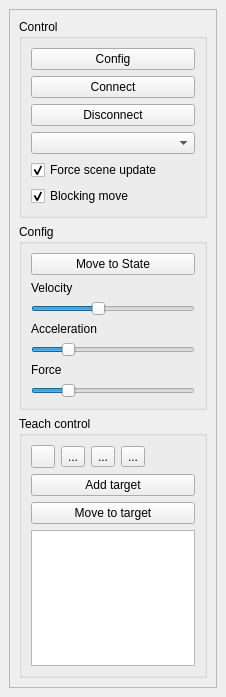
<ui version="4.0" >
 <class>SDHPlugin</class>
 <widget class="QDockWidget" name="SDHPlugin" >
  <property name="geometry" >
   <rect>
    <x>0</x>
    <y>0</y>
    <width>226</width>
    <height>697</height>
   </rect>
  </property>
  <property name="autoFillBackground" >
   <bool>false</bool>
  </property>
  <property name="windowTitle" >
   <string>RW SDH</string>
  </property>
  <widget class="QWidget" name="dockWidgetContents" >
   <layout class="QVBoxLayout" name="verticalLayout" >
    <item>
     <widget class="QScrollArea" name="scrollArea" >
      <property name="frameShape" >
       <enum>QFrame::StyledPanel</enum>
      </property>
      <property name="lineWidth" >
       <number>1</number>
      </property>
      <property name="widgetResizable" >
       <bool>true</bool>
      </property>
      <widget class="QWidget" name="scrollAreaWidgetContents" >
       <property name="geometry" >
        <rect>
         <x>0</x>
         <y>0</y>
         <width>204</width>
         <height>655</height>
        </rect>
       </property>
       <layout class="QVBoxLayout" name="verticalLayout_4" >
        <item>
         <widget class="QGroupBox" name="groupBox" >
          <property name="maximumSize" >
           <size>
            <width>16777215</width>
            <height>200</height>
           </size>
          </property>
          <property name="title" >
           <string>Control</string>
          </property>
          <property name="flat" >
           <bool>false</bool>
          </property>
          <property name="checkable" >
           <bool>false</bool>
          </property>
          <property name="checked" >
           <bool>false</bool>
          </property>
          <layout class="QVBoxLayout" name="verticalLayout_2" >
           <property name="leftMargin" >
            <number>9</number>
           </property>
           <item>
            <widget class="QPushButton" name="_configBtn" >
             <property name="text" >
              <string>Config</string>
             </property>
            </widget>
           </item>
           <item>
            <widget class="QPushButton" name="_connectBtn" >
             <property name="text" >
              <string>Connect</string>
             </property>
            </widget>
           </item>
           <item>
            <widget class="QPushButton" name="_disconnectBtn" >
             <property name="text" >
              <string>Disconnect</string>
             </property>
            </widget>
           </item>
           <item>
            <widget class="QComboBox" name="_devListBox" />
           </item>
           <item>
            <widget class="QCheckBox" name="_forceSceneUpdate" >
             <property name="text" >
              <string>Force scene update</string>
             </property>
             <property name="checked" >
              <bool>true</bool>
             </property>
             <property name="tristate" >
              <bool>false</bool>
             </property>
            </widget>
           </item>
           <item>
            <widget class="QCheckBox" name="_blockMoveBox" >
             <property name="text" >
              <string>Blocking move</string>
             </property>
             <property name="checked" >
              <bool>true</bool>
             </property>
            </widget>
           </item>
          </layout>
         </widget>
        </item>
        <item>
         <widget class="QGroupBox" name="groupBox_2" >
          <property name="sizePolicy" >
           <sizepolicy vsizetype="Preferred" hsizetype="Expanding" >
            <horstretch>0</horstretch>
            <verstretch>0</verstretch>
           </sizepolicy>
          </property>
          <property name="title" >
           <string>Config</string>
          </property>
          <property name="flat" >
           <bool>false</bool>
          </property>
          <property name="checkable" >
           <bool>false</bool>
          </property>
          <layout class="QVBoxLayout" name="verticalLayout_3" >
           <item>
            <widget class="QPushButton" name="_moveToBtn" >
             <property name="text" >
              <string>Move to State</string>
             </property>
            </widget>
           </item>
           <item>
            <widget class="QLabel" name="label_7" >
             <property name="text" >
              <string>Velocity</string>
             </property>
            </widget>
           </item>
           <item>
            <widget class="QSlider" name="_velSlider" >
             <property name="maximum" >
              <number>99</number>
             </property>
             <property name="singleStep" >
              <number>0</number>
             </property>
             <property name="value" >
              <number>40</number>
             </property>
             <property name="orientation" >
              <enum>Qt::Horizontal</enum>
             </property>
            </widget>
           </item>
           <item>
            <widget class="QLabel" name="label" >
             <property name="text" >
              <string>Acceleration</string>
             </property>
            </widget>
           </item>
           <item>
            <widget class="QSlider" name="_accSlider" >
             <property name="value" >
              <number>20</number>
             </property>
             <property name="orientation" >
              <enum>Qt::Horizontal</enum>
             </property>
            </widget>
           </item>
           <item>
            <widget class="QLabel" name="label_6" >
             <property name="text" >
              <string>Force</string>
             </property>
            </widget>
           </item>
           <item>
            <widget class="QSlider" name="_forceSlider" >
             <property name="value" >
              <number>20</number>
             </property>
             <property name="orientation" >
              <enum>Qt::Horizontal</enum>
             </property>
            </widget>
           </item>
          </layout>
         </widget>
        </item>
        <item>
         <widget class="QGroupBox" name="groupBox_3" >
          <property name="title" >
           <string>Teach control</string>
          </property>
          <layout class="QVBoxLayout" name="verticalLayout_7" >
           <item>
            <layout class="QHBoxLayout" name="horizontalLayout_5" >
             <item>
              <widget class="QToolButton" name="_startBtn" >
               <property name="toolTip" >
                <string>Start/resume simulation</string>
               </property>
               <property name="text" >
                <string/>
               </property>
               <property name="icon" >
                <iconset>
                 <selectedoff>:/forward.png</selectedoff>
                </iconset>
               </property>
              </widget>
             </item>
             <item>
              <widget class="QToolButton" name="_stepBtn" >
               <property name="toolTip" >
                <string>Step simulation one dt</string>
               </property>
               <property name="text" >
                <string>...</string>
               </property>
               <property name="icon" >
                <iconset>
                 <selectedoff>:/end.png</selectedoff>
                </iconset>
               </property>
              </widget>
             </item>
             <item>
              <widget class="QToolButton" name="_stopBtn" >
               <property name="text" >
                <string>...</string>
               </property>
               <property name="icon" >
                <iconset>
                 <selectedoff>:/pause.png</selectedoff>
                </iconset>
               </property>
              </widget>
             </item>
             <item>
              <widget class="QToolButton" name="_resetBtn" >
               <property name="toolTip" >
                <string>Reset the state of the simulator to 
that of RobWorkStudio</string>
               </property>
               <property name="text" >
                <string>...</string>
               </property>
               <property name="icon" >
                <iconset>
                 <selectedoff>:/reload.png</selectedoff>
                </iconset>
               </property>
              </widget>
             </item>
             <item>
              <spacer name="horizontalSpacer" >
               <property name="orientation" >
                <enum>Qt::Horizontal</enum>
               </property>
               <property name="sizeHint" stdset="0" >
                <size>
                 <width>40</width>
                 <height>20</height>
                </size>
               </property>
              </spacer>
             </item>
            </layout>
           </item>
           <item>
            <widget class="QPushButton" name="_addTargetBtn" >
             <property name="text" >
              <string>Add target</string>
             </property>
            </widget>
           </item>
           <item>
            <widget class="QPushButton" name="_moveTargetBtn" >
             <property name="text" >
              <string>Move to target</string>
             </property>
            </widget>
           </item>
           <item>
            <widget class="QListWidget" name="_targetListWidget" >
             <property name="dragEnabled" >
              <bool>true</bool>
             </property>
            </widget>
           </item>
          </layout>
         </widget>
        </item>
       </layout>
      </widget>
     </widget>
    </item>
   </layout>
  </widget>
 </widget>
 <tabstops>
  <tabstop>_configBtn</tabstop>
  <tabstop>_moveToBtn</tabstop>
 </tabstops>
 <resources>
  <include location="resources.qrc" />
 </resources>
 <connections/>
</ui>
